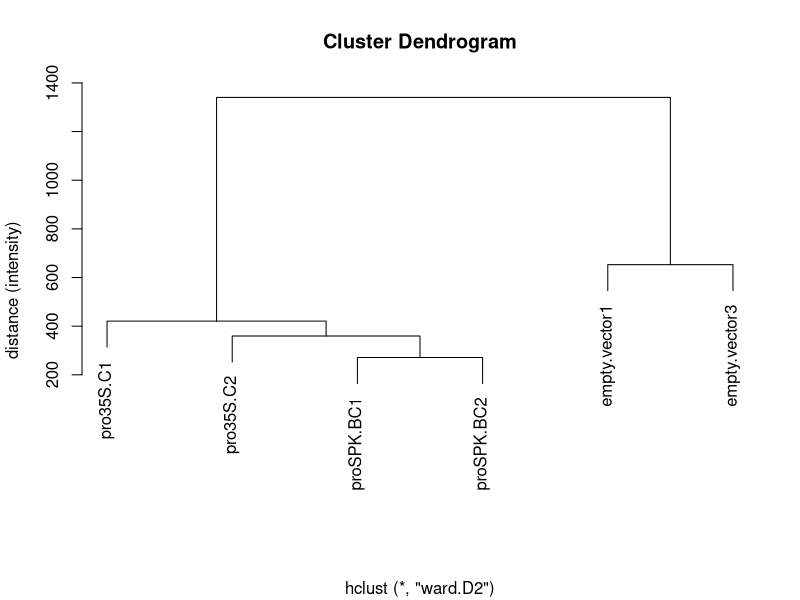

Generate this figure with R:
dat <- read.table("tamakiarray_hclust.txt", header=T, row.names=1, sep="\t")
data <- dat[, -which(colnames(dat) %in% c("empty.vector2","empty.vector4") )]
distance <- dist(t(data), method="euclidean")
hc <- hclust(distance, method="ward.D2")

pdf("hclust.pdf", width=4, height=5)
plot(hc, xlab="", ylab="distance (intensity)")
dev.off()
